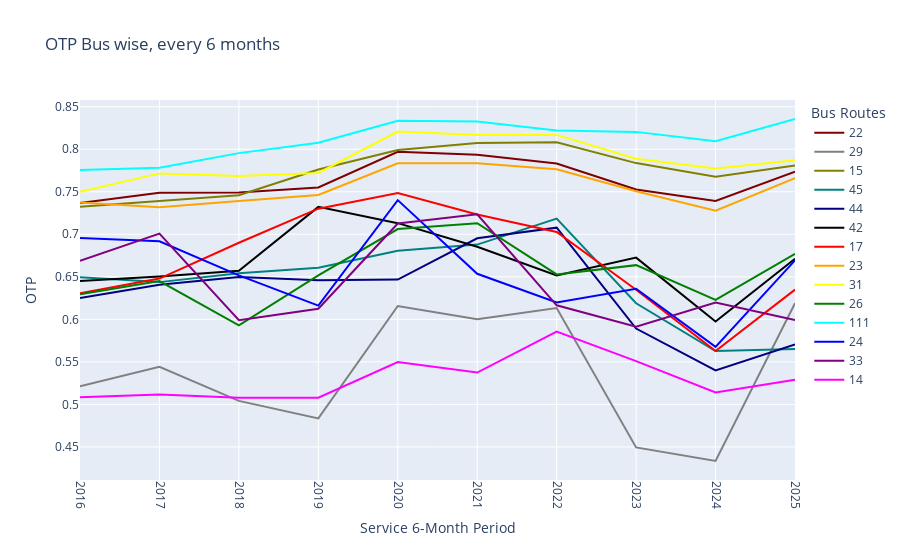

The notebook cell this image was saved under:
### Markdown cell above
# On time performance for each bus over the years

### Code cell
def prepare_data(bus_data):
    """
    Prepares the bus data by converting the service date to periods and 
    aggregating OTP values by route and date.
    
    Args:
    bus_data (DataFrame): The raw bus data containing service_date, otp_numerator, and otp_denominator.

    Returns:
    DataFrame: Processed data grouped by route and date, with OTP values calculated.
    """
    route_level_data = bus_data.copy()

    # Ensure the route short name is set properly
    route_level_data.loc[:, 'gtfs_route_short_name'] = route_level_data['gtfs_route_short_name'].where(
        route_level_data['gtfs_route_short_name'].notna(), route_level_data['gtfs_route_id']
    )

    # Convert service_date to datetime and then to 6-month periods
    route_level_data.loc[:, 'date'] = pd.to_datetime(route_level_data['service_date']).dt.to_period('Y')
    route_level_data = route_level_data.groupby(['gtfs_route_short_name', 'date']).agg({'otp_numerator': 'sum', 'otp_denominator': 'sum'}).reset_index()
    
    return route_level_data

def plot_otp(route_level_data, important_routes, color_palette):
    """
    Plots OTP data for the specified important bus routes using Plotly.
    
    Args:
    route_level_data (DataFrame): The processed bus data with OTP values.
    important_routes (list): List of bus routes to plot.
    color_palette (list): List of colors for the plot.
    
    Returns:
    None: Displays the plot.
    """
    fig = go.Figure()

    for idx, bus_name in enumerate(important_routes):
        single_bus_data = route_level_data[route_level_data['gtfs_route_short_name'] == bus_name]
        single_bus_data['otp'] = single_bus_data['otp_numerator'] / single_bus_data['otp_denominator']

        # Add a line for each bus route
        fig.add_trace(go.Scatter(
            x=single_bus_data['date'].astype(str),
            y=single_bus_data['otp'],
            mode='lines',
            name=bus_name,
            line=dict(color=color_palette[idx])
        ))

    # Customize the layout
    fig.update_layout(
        title='OTP Bus wise, every 6 months',
        xaxis_title='Service 6-Month Period',
        yaxis_title='OTP',
        legend_title='Bus Routes',
        xaxis_tickangle=90
    )

    fig.show()
    pio.write_html(fig, "./Plots/Reliability/OTP_performance.html")

route_level_data = prepare_data(bus_data)
important_routes = ['22', '29', '15', '45', '44', '42', '17', '23', '31', '26', '111', '24', '33', '14']
color_palette = ["Maroon", "Grey", "Olive", "Teal", "Navy", "Black", "Red", "Orange", "Yellow", "Green", "Cyan", "Blue", "Purple", "Magenta"]
plot_otp(route_level_data, important_routes, color_palette)

### Figure 1 — Plotly figure (JSON) as saved in the notebook; plotly's stock layout.template omitted (floating-point values rounded to 4 significant figures)
{"data": [{"line": {"color": "Maroon"}, "mode": "lines", "name": "22", "type": "scatter", "x": ["2016", "2017", "2018", "2019", "2020", "2021", "2022", "2023", "2024", "2025"], "y": [0.7368, 0.749, 0.7491, 0.7551, 0.7969, 0.7934, 0.7833, 0.7526, 0.7392, 0.7735]}, {"line": {"color": "Grey"}, "mode": "lines", "name": "29", "type": "scatter", "x": ["2016", "2017", "2018", "2019", "2020", "2021", "2022", "2023", "2024", "2025"], "y": [0.5214, 0.5441, 0.5041, 0.4835, 0.6156, 0.6001, 0.6133, 0.4494, 0.4334, 0.6188]}, {"line": {"color": "Olive"}, "mode": "lines", "name": "15", "type": "scatter", "x": ["2016", "2017", "2018", "2019", "2020", "2021", "2022", "2023", "2024", "2025"], "y": [0.7323, 0.7388, 0.746, 0.7761, 0.7991, 0.8073, 0.8082, 0.7837, 0.7677, 0.781]}, {"line": {"color": "Teal"}, "mode": "lines", "name": "45", "type": "scatter", "x": ["2016", "2017", "2018", "2019", "2020", "2021", "2022", "2023", "2024", "2025"], "y": [0.6494, 0.6438, 0.6542, 0.6606, 0.6806, 0.6879, 0.7185, 0.6189, 0.5627, 0.5652]}, {"line": {"color": "Navy"}, "mode": "lines", "name": "44", "type": "scatter", "x": ["2016", "2017", "2018", "2019", "2020", "2021", "2022", "2023", "2024", "2025"], "y": [0.6251, 0.6406, 0.6496, 0.646, 0.6467, 0.6952, 0.7078, 0.5891, 0.5399, 0.5704]}, {"line": {"color": "Black"}, "mode": "lines", "name": "42", "type": "scatter", "x": ["2016", "2017", "2018", "2019", "2020", "2021", "2022", "2023", "2024", "2025"], "y": [0.6451, 0.6504, 0.657, 0.7322, 0.7131, 0.6853, 0.6517, 0.6725, 0.5974, 0.6713]}, {"line": {"color": "Red"}, "mode": "lines", "name": "17", "type": "scatter", "x": ["2016", "2017", "2018", "2019", "2020", "2021", "2022", "2023", "2024", "2025"], "y": [0.6305, 0.6479, 0.69, 0.7301, 0.7486, 0.7233, 0.7026, 0.6348, 0.5627, 0.6349]}, {"line": {"color": "Orange"}, "mode": "lines", "name": "23", "type": "scatter", "x": ["2016", "2017", "2018", "2019", "2020", "2021", "2022", "2023", "2024", "2025"], "y": [0.7374, 0.7317, 0.7392, 0.7462, 0.7835, 0.7834, 0.7764, 0.7506, 0.7278, 0.7661]}, {"line": {"color": "Yellow"}, "mode": "lines", "name": "31", "type": "scatter", "x": ["2016", "2017", "2018", "2019", "2020", "2021", "2022", "2023", "2024", "2025"], "y": [0.75, 0.7716, 0.7684, 0.7722, 0.8208, 0.8167, 0.8169, 0.7889, 0.7773, 0.787]}, {"line": {"color": "Green"}, "mode": "lines", "name": "26", "type": "scatter", "x": ["2016", "2017", "2018", "2019", "2020", "2021", "2022", "2023", "2024", "2025"], "y": [0.6295, 0.6449, 0.5929, 0.6516, 0.7062, 0.713, 0.6529, 0.6637, 0.6228, 0.677]}, {"line": {"color": "Cyan"}, "mode": "lines", "name": "111", "type": "scatter", "x": ["2016", "2017", "2018", "2019", "2020", "2021", "2022", "2023", "2024", "2025"], "y": [0.7757, 0.7783, 0.7954, 0.8078, 0.8335, 0.8327, 0.8222, 0.8204, 0.8093, 0.8356]}, {"line": {"color": "Blue"}, "mode": "lines", "name": "24", "type": "scatter", "x": ["2016", "2017", "2018", "2019", "2020", "2021", "2022", "2023", "2024", "2025"], "y": [0.6956, 0.6918, 0.6517, 0.6161, 0.7402, 0.6535, 0.6198, 0.636, 0.5676, 0.6694]}, {"line": {"color": "Purple"}, "mode": "lines", "name": "33", "type": "scatter", "x": ["2016", "2017", "2018", "2019", "2020", "2021", "2022", "2023", "2024", "2025"], "y": [0.6687, 0.7008, 0.5991, 0.6124, 0.7126, 0.7234, 0.6165, 0.5914, 0.6197, 0.5991]}, {"line": {"color": "Magenta"}, "mode": "lines", "name": "14", "type": "scatter", "x": ["2016", "2017", "2018", "2019", "2020", "2021", "2022", "2023", "2024", "2025"], "y": [0.5084, 0.5115, 0.5077, 0.5077, 0.5498, 0.5374, 0.5857, 0.5508, 0.514, 0.5289]}], "layout": {"legend": {"title": {"text": "Bus Routes"}}, "title": {"text": "OTP Bus wise, every 6 months"}, "xaxis": {"tickangle": 90, "title": {"text": "Service 6-Month Period"}}, "yaxis": {"title": {"text": "OTP"}}}}
